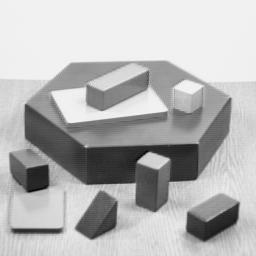
#> input picture blox.jpg, 256 x 256 px, found by its file name
$ jupyter execute assignment-2_CANNY_EDGE_DETECTION_USING_TRACKBARS.ipynb
#> lines starting #> are read from the running program, lines starting #| are printed output that depends on the picture
[cell 1]
import cv2
import numpy as np
from matplotlib import pyplot as plt

[cell 2]
img = cv2.imread('blox.jpg',0)
#> img is the input picture: shape (256, 256); min 0, max 252, mean 182.8
img.shape
#> Out = (256, 256)

[cell 3]
plt.figure(figsize=(8,8))

img = cv2.imread('peppers.png',0)
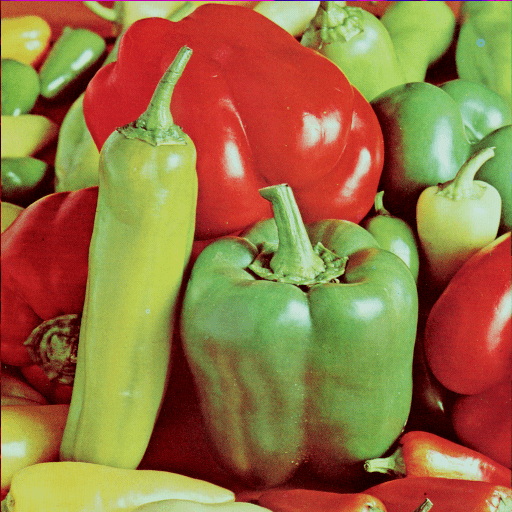
#> input picture peppers.png, 512 x 512 px, found by its file name
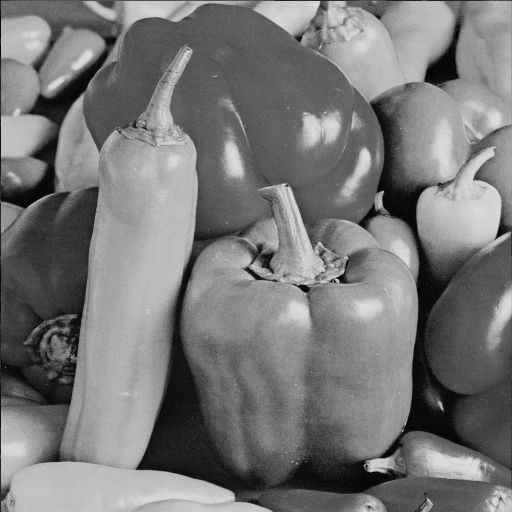
#> img: shape (512, 512); min 6, max 218, mean 119.7
edges1 = cv2.Canny(img,100,200)
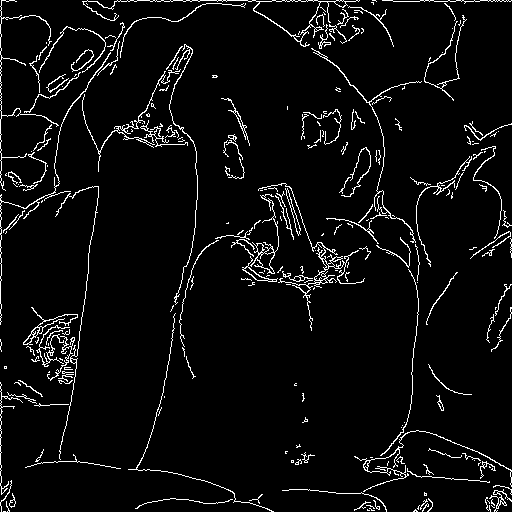
#> edges1: shape (512, 512); 4.9% white in thin lines or dots
edges2 = cv2.Canny(img,50,200)
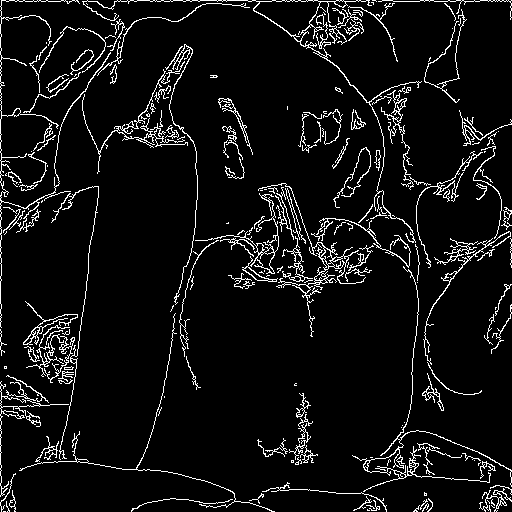
#> edges2: shape (512, 512); 6.7% white in thin lines or dots
edges3 = cv2.Canny(img,0,500)
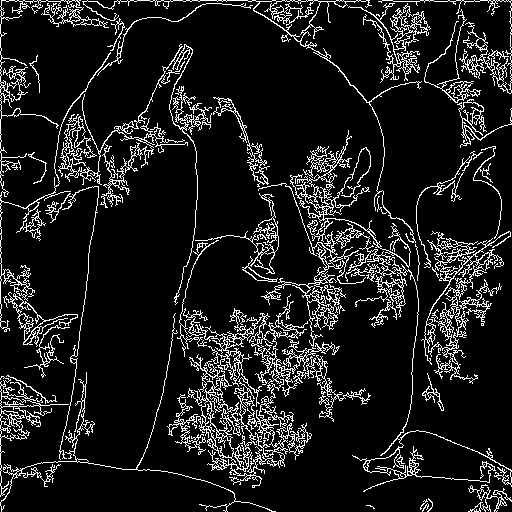
#> edges3: shape (512, 512); 11.2% white in thin lines or dots


plt.subplot(221),plt.imshow(img,cmap = 'gray')
plt.title('Original Image'), plt.xticks([]), plt.yticks([])
plt.subplot(222),plt.imshow(edges1,cmap = 'gray')
plt.title('Edge Image'), plt.xticks([]), plt.yticks([])
plt.subplot(223),plt.imshow(edges2,cmap = 'gray')
plt.title('Edge Image'), plt.xticks([]), plt.yticks([])
plt.subplot(224),plt.imshow(edges3,cmap = 'gray')
plt.title('Edge Image'), plt.xticks([]), plt.yticks([])
plt.show()

[cell 4]
import numpy as np
import cv2 as cv
def nothing(x):
    pass
# Create a black image, a window
img = np.zeros((300,512,3), np.uint8)
cv.namedWindow('image')
# create trackbars for color change
cv.createTrackbar('R','image',0,255,nothing)
cv.createTrackbar('G','image',0,255,nothing)
cv.createTrackbar('B','image',0,255,nothing)
# create switch for ON/OFF functionality
switch = '0 : OFF \n1 : ON'
cv.createTrackbar(switch, 'image',0,1,nothing)
while(1):
    cv.imshow('image',img)
    k = cv.waitKey(1) & 0xFF
#> (key Esc is pressed here)
    if k == 27:
        break
    # get current positions of four trackbars
    r = cv.getTrackbarPos('R','image')
    g = cv.getTrackbarPos('G','image')
    b = cv.getTrackbarPos('B','image')
    s = cv.getTrackbarPos(switch,'image')
    if s == 0:
        img[:] = 0
    else:
        img[:] = [b,g,r]
cv.destroyAllWindows()

[cell 5]
import numpy as np
import cv2 as cv
import matplotlib.pyplot as plt
def nothing():
    pass
# Create a black image, a window

#img = np.zeros((300,512,3), np.uint8)
#

img = cv.imread('peppers.png')[:,:,::-1]
#> img: shape (512, 512, 3)
#> further down, original is the input picture: shape (512, 512, 3); mean B, G, R 66.4, 115.6, 149.8
img.shape
plt.imshow(img)

# CANNY EDGE DETECTION ON IMAGES USING TRACKBARS IN OPENCV PYTHON

[cell 6]
import cv2
def funcCan(thresh1=0):
#> called with thresh1 = 0
    thresh1 = cv2.getTrackbarPos('thresh1', 'canny')
    thresh2 = cv2.getTrackbarPos('thresh2', 'canny')
    edge = cv2.Canny(img, thresh1, thresh2)
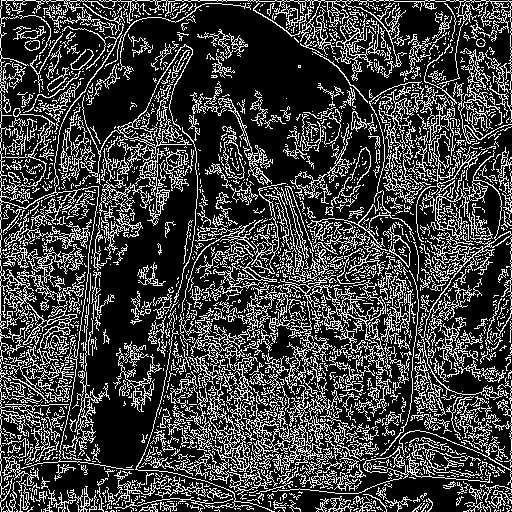
#> edge: shape (512, 512); 25.1% white in thin lines or dots
    cv2.imshow('canny', edge)
if __name__== '__main__':
    original=cv2.imread("./peppers.png",1)
    img=original.copy()
    #img=cv2.GaussianBlur(img,(5,5),0)
    cv2.namedWindow('canny')
    thresh1=100
    thresh2=1
    cv2.createTrackbar('thresh1','canny',thresh1,255,funcCan)
    cv2.createTrackbar('thresh2','canny',thresh2,255,funcCan)
    funcCan(0)
    cv2.imshow('Frame',original)
    cv2.waitKey(0)
cv2.destroyAllWindows()

# Create a Paint application with adjustable colors and brush radius using trackbars. For drawing, refer previous tutorial on mouse handling.

[cell 7]
import numpy as np
import cv2 as cv

# Mouse callback function
def draw_circle(event, x, y,thick,param):
    global ix, iy, drawing, mode,color,thicness
    if event == cv.EVENT_LBUTTONDOWN:
        drawing = True
        ix, iy = x, y

    elif event == cv.EVENT_MOUSEMOVE:
        if drawing == True:
            cv.circle(img, (x, y), thicness, color, -1,cv.LINE_AA )
    elif event == cv.EVENT_LBUTTONUP:
        drawing = False
        cv.circle(img, (x, y), thicness, color, -1,cv.LINE_AA )

def nothing(x):
    pass


 # Create an image, a window
#img = cv.imread('peppers.png')[:,:,::-1]
img = np.full((300, 512, 3), 255, np.uint8)
cv.namedWindow('image')
cv.imshow('image', img)
 # Create a track bar with color changes
cv.createTrackbar('R', 'image', 0, 255, nothing)
cv.createTrackbar('G', 'image', 0, 255, nothing)
cv.createTrackbar('B', 'image', 0, 255, nothing)
cv.createTrackbar('Thickness', 'image', 1, 10, nothing)

color=[0,0,0]
drawing = False
thicness=5

cv.setMouseCallback('image', draw_circle,(0,0,0))
#cv.SetMouseCallback(windowName, onMouse, param=None) → None
while (1):
    cv.imshow('image', img)
    #k = cv.waitKey(1) & 0xFF
    #if k == 27:
     #   break
         # Get the current position of the four tracks
    r = cv.getTrackbarPos('R', 'image')
    g = cv.getTrackbarPos('G', 'image')
    b = cv.getTrackbarPos('B', 'image')
    thicness=cv.getTrackbarPos('Thickness', 'image')
    color=[b,g,r]

#cv.waitKey(0)
#cv.destroyAllWindows()
